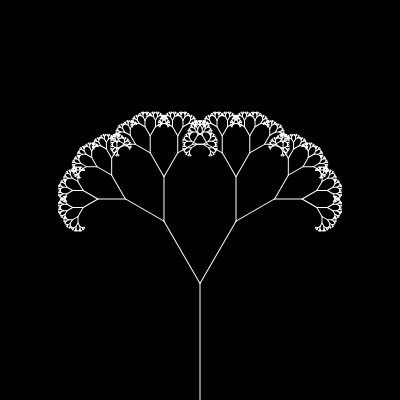
Frame 1 (no input)
Frame 60 (no input): identical to frame 1, image omitted
Frame 120 (the mouse pressed at the canvas centre since frame 60): identical to frame 1, image omitted

The p5.js sketch that drew this single still picture (run headless with seeded random() and noise() and a simulated clock; from frame 60 on, the mouse is pressed at the canvas centre):

// p5.js sketch
// ── sketch.js
var index = 0; 
var fibArray = [1,1];
var slider;

function generateFib(n){
  let a = 1;
  let b = 1;
  let c = 0;
  for(let i = 3; i<=n; i++){
   c = a + b;
   a = b;
   b = c;
   fibArray.push(c);
  }
}

function setup() {
  createCanvas(400, 400);
  generateFib(13);
  fibArray.reverse();
  for (let index = 0; index < fibArray.length; index++) {
    fibArray[index] /= 2;
    
  }
  console.log(fibArray);
  slider = createSlider(0, PI, PI/6, 0.001)
}

function draw() {
  background(0);
  stroke(255);
  translate(200,height);
  branch(0);
  
}

function branch (num) {
  // angle in radians
  var angle = slider.value();
  //drawing the line
  line (0,0,0, - fibArray[num]);
  translate(0, - fibArray[num]);
  

    if (fibArray[num] > 1) {
    push();
    rotate(angle)
    branch(num + 1)
    pop();
  
    push();
    rotate(-angle);
    branch(num + 1)
    pop();
    
  } 
}
